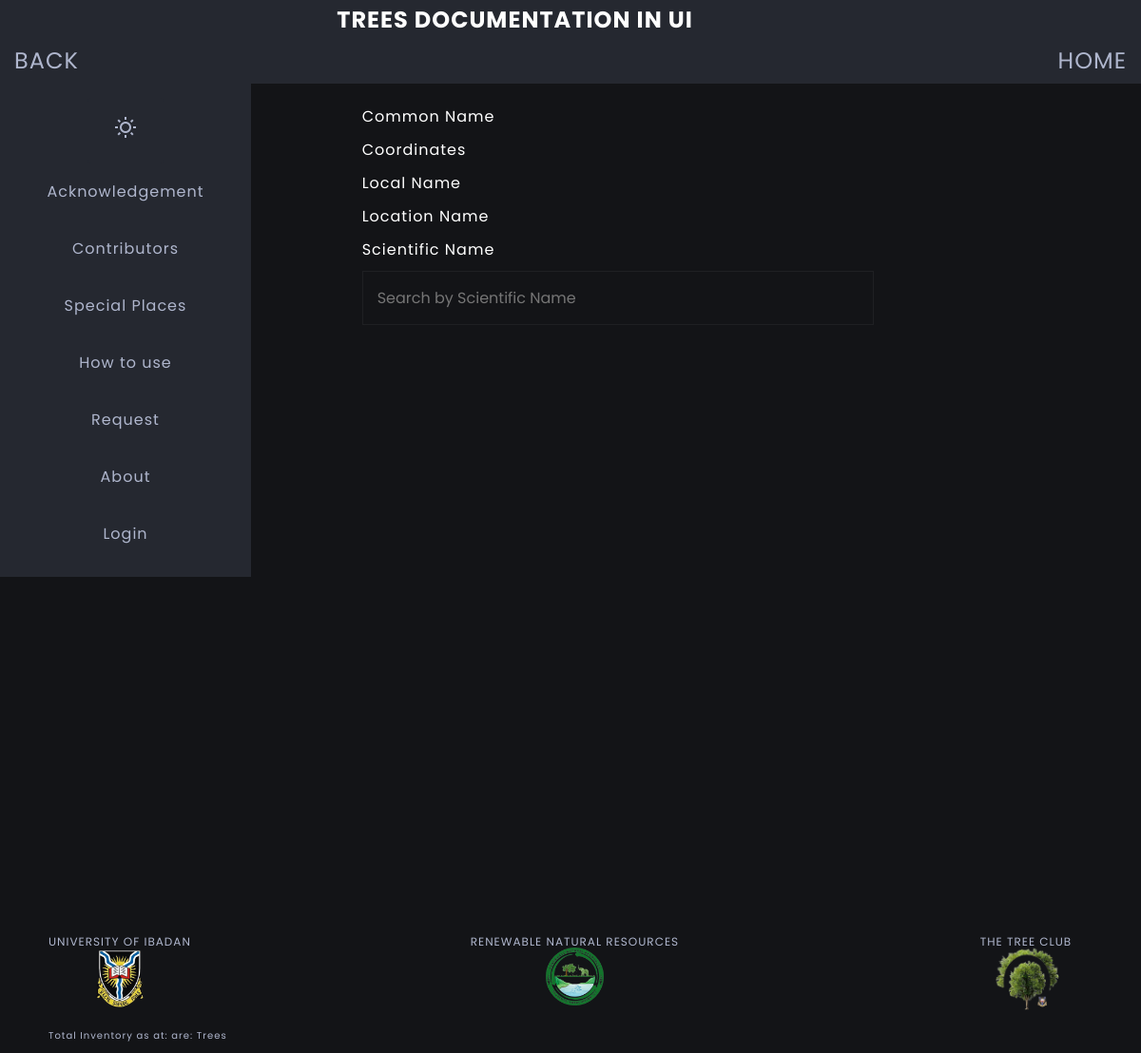
The page /specific-search/1/ on the database its author committed.
### home/models.py (models this page shows)
class Search(models.Model):
    name = models.CharField(max_length=25)
    search_by = models.CharField(max_length=25)
    class Meta:
        ordering = ["name"]
    def __str__(self):
        return self.name

### home/views.py (the view, shortened to what this page needs)
# urls.py: path('specific-search/<int:pk>/', views.SpecificSearch.as_view(), name='specific-search'),
class SpecificSearch(View):
    template_name = 'home/specific_search.html'
    def get(self, request, pk):
        search_option = Search.objects.all()
        context = {'search_options': search_option}
        for search_item in search_option:
            if pk == search_item.id:
                search = request.GET.get('q', '')
                context.update({'search_item': search_item})
                if search == '':
                    return render(request, self.template_name, context)
        return render(request, self.template_name, context)

### home/templates/home/specific_search.html (shortened to what this page needs)
{% extends 'base/base.html' %}
{% load static %}
{% block content %}
<ul class="search-options flex">
  {% for search in search_options %}
  <li>
    <a class="block" href="{% url 'home:specific-search' search.id %}">{{ search }}</a>
  </li>
{% endfor %}
</ul>
<div class="form-container">
  <form action="" method="">
    <input name="q" type="text" id="dynamic" placeholder="Input "/>
  </form>
</div>
<div class="search-result">
</div>
{% endblock  %}

### static/styles/style2.css (style rules this page uses)
:root { --light-color: #fff; --light-color-alt: #afb6cd; --primary-background-color: #131417; --secondary-background-color: #252830; --hover-light-color: var(--light-color); --hover-dark-color: var(--primary-background-color); --gradient-color: linear-gradient( 115deg,#4fcf70,#fad648,#a767e5,#12bcfe,#44ce7b); --transparent-light-color: rgba(255,255,255,.05); --transparent-dark-color: rgba(0,0,0,.75); --font-family: 'Poppins', sans-serif; --font-size-xxsm: 1.0rem; --font-size-xsm: 1.2rem; --font-size-sm: 1.6rem; --font-size-md: 2.4rem; --font-size-lg: 3rem; --font-size-xl: 4rem; --gap: 1rem; --margin-sm: 2rem; --margin-md: 3rem; --margin-lg: 5rem; --item-min-height-sm: 20rem; --item-min-height-md: 30rem; }
* { margin: 0; padding: 0; box-sizing: border-box; }
html { font-size: 62.5%; }
body { font-family: var(--font-family); font-size: var(--font-size-sm); color: var(--light-color-alt); background-color: var(--primary-background-color); letter-spacing: 1px; padding: 5px; margin-left: 0.1rem; transition: background-color .35s ease-in-out, color .3s ease-in-out; }
a { color: inherit; text-decoration: none; }
input, button, textarea, select { font: inherit; color: inherit; padding: 1.5rem; border: 1px solid var(--transparent-light-color); background-color: transparent; }
.form-container input { margin: 10px 0px; width: 70%; }
li { list-style-position: inside; list-style-type: none; }
.flex { display: flex; justify-content: space-between; }
select, input, textarea { width: 90%; }
.search-result { min-height: 60vh; }
.search-options { flex-direction: column; gap: var(--gap); color: var(--light-color); }
@media screen and (min-width: 800px) { body { padding: 1rem 5rem; } }

### rows shown on the page
Search: name "Common Name"
Search: name "Coordinates"
Search: name "Local Name"
Search: name "Location Name"
Search: name "Scientific Name"
